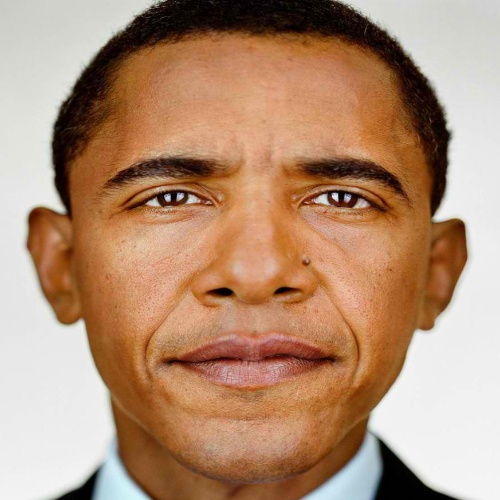
#> input picture rescaled_images/01.jpg, 500 x 500 px
$ python -i makeFeatureVector.py   (imports and definitions only)   (older library calls are emulated)
#> lines starting #> are read from the running program, lines starting #| are printed output that depends on the picture; after the words box and inside, x2 and y2 are one past the last pixel; in counts of white or black regions, pixels touching at a corner belong together
#> further down, picture is the input picture: shape (500, 500, 3); mean B, G, R 116.5, 142.8, 179.2
### colorConverter.py
import cv2
import numpy as np

def convert_image_color_space(image, output_space):
    """
    Converts an image from BGR color space to another using OpenCV.
    """
#> called with output_space = 'HSV'
    output_space = output_space.lower()

    # Define supported conversions in OpenCV
    conversion_code = {
        ('rgb'): cv2.COLOR_BGR2RGB,
        ('hsv'): cv2.COLOR_BGR2HSV,
        ('lab'): cv2.COLOR_BGR2LAB,
    }

    if output_space not in conversion_code:
        raise ValueError("Unsupported conversion")

    return cv2.cvtColor(image, conversion_code[output_space])
#> returned value: shape (500, 500, 3); mean H, S, V 16.4, 109.5, 179.9

### computeHistogram.py
import cv2
import numpy as np

def compute_edge_orientation_histogram(img, num_bins=9):
    """
    Computes a histogram of edge orientations using the Sobel operator.

    Parameters:
        img (np.ndarray): Input image (BGR or grayscale).
        num_bins (int): Number of bins for the orientation histogram.

    Returns:
        np.ndarray: 1D histogram with `num_bins` values.

        hog_vector = compute_edge_orientation_histogram(img) #TO CALL THE FUNCTION

    """
    # Convert to grayscale if needed
    if len(img.shape) == 3:
        gray = cv2.cvtColor(img, cv2.COLOR_BGR2GRAY)
    else:
        gray = img

    # Compute gradients along x and y axes
    gx = cv2.Sobel(gray, cv2.CV_64F, 1, 0, ksize=3)
    gy = cv2.Sobel(gray, cv2.CV_64F, 0, 1, ksize=3)

    # Compute magnitude and orientation of gradients
    magnitude = np.sqrt(gx**2 + gy**2)
    orientation = np.arctan2(gy, gx) * (180 / np.pi)  # in degrees
    orientation = (orientation + 180) % 180  # restrict to [0, 180)

    # Create histogram bins
    bin_edges = np.linspace(0, 180, num_bins + 1)
    hist = np.zeros(num_bins)

    # Fill histogram: weight by gradient magnitude
    for i in range(num_bins):
        mask = (orientation >= bin_edges[i]) & (orientation < bin_edges[i+1])
        hist[i] = np.sum(magnitude[mask])

    # Normalize the histogram
    if np.sum(hist) > 0:
        hist /= np.sum(hist)

    return hist

### makeFeatureVector.py
from colorConverter import convert_image_color_space
from computeHistogram import compute_edge_orientation_histogram
import statistics as stats
import cv2
import numpy as np

# TODO: decide what features to use

# TODO: extract those features, eg with OpenCV or pillow

# TODO: return the feature vector

# Function to convert to all color spaces
def convert(img):
    # Convert to HSV
    hsv = convert_image_color_space(img, 'HSV')

    # Convert to LAB
    lab = convert_image_color_space(img, 'LAB')
#> in convert_image_color_space (call 2), `return cv2.cvtColor(image, conversion_code[output_space])`: returned value: shape (500, 500, 3); mean of channels 0, 1, 2 157, 139.9, 148.3

    # Convert to YCrCb
    rgb = convert_image_color_space(img, 'RGB')

    return hsv, lab, rgb


# Help function to split channels
def split(img):
    c1, c2, c3 = cv2.split(img)
    return c1, c2, c3


# Function to compute the harmonic mean of each image
#def harmonic_mean(img_channel):
 #   return stats.harmonic_mean(img_channel)


def harmonic_mean(img_channel):
    flat = img_channel.flatten()
    flat = flat[flat > 0]  # Undvik division med noll
    if len(flat) == 0:
        return 0  # Om inga pixlar kvar, returnera 0
    return len(flat) / np.sum(1.0 / flat)


# Function to find center 9x9 patch of an image
def extract_center_patch(img):
    # Get the dimensions of the image
    height, width = img.shape[:2]
#> height = 500; width = 500

    # Calculate the center coordinates
    center_x = width // 2
#> center_x = 250
    center_y = height // 2
#> center_y = 250

    # Calculate the coordinates for the 9x9 patch
    start_x = max(center_x - 4, 0)
#> start_x = 246
    end_x = min(center_x + 5, width)
#> end_x = 255
    start_y = max(center_y - 4, 0)
#> start_y = 246
    end_y = min(center_y + 5, height)
#> end_y = 255

    # Extract the patch
    patch = img[start_y:end_y, start_x:end_x]

    return patch


# Function to create the feature vector
def makeFeatureVec(img):

    # Instantiate feature vector
    feature_vector = []

    # Convert to all color spaces
    hsv, lab, rgb = convert(img)

    # Get the 9x9 center patch
    lab_center = extract_center_patch(lab)
    rgb_center = extract_center_patch(rgb)

    # Split channels
    h, s, v = split(hsv)
    l, a, b = split(lab)
    r, g, bb = split(rgb)
#> in split (call 3), `c1, c2, c3 = cv2.split(img)`:
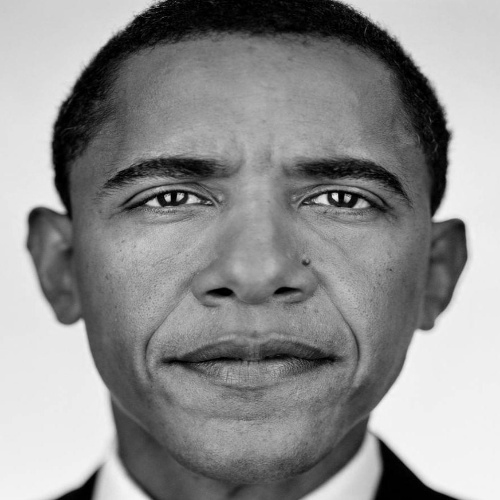
#> c2: shape (500, 500); min 0, max 247, mean 142.8
#> in split (call 3), `c1, c2, c3 = cv2.split(img)`:
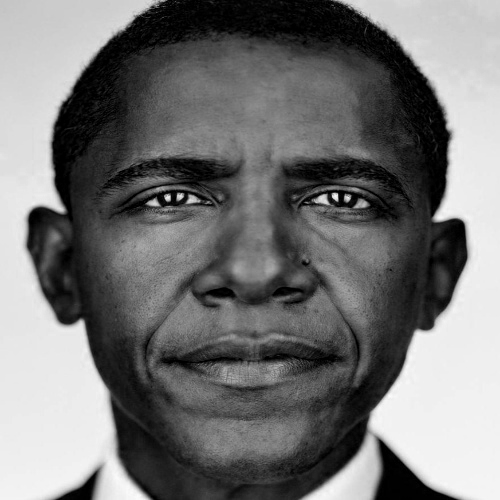
#> c3: shape (500, 500); min 0, max 255, mean 116.5

    # Compute the harmonic mean of each channel
    h_mean = harmonic_mean(h)
#> h_mean = 12.37
    feature_vector.append(h_mean)
    s_mean = harmonic_mean(s)
#> s_mean = 26.82
    feature_vector.append(s_mean)
    v_mean = harmonic_mean(v)
#> v_mean = 74.75
    feature_vector.append(v_mean)
    l_mean = harmonic_mean(l)
#> l_mean = 43.08
    feature_vector.append(l_mean)
    a_mean = harmonic_mean(a)
#> a_mean = 139.1
    feature_vector.append(a_mean)
    b_mean = harmonic_mean(b)
#> b_mean = 146.3
    feature_vector.append(b_mean)
    r_mean = harmonic_mean(r)
#> r_mean = 74.16
    feature_vector.append(r_mean)
    g_mean = harmonic_mean(g)
#> g_mean = 42.51
    feature_vector.append(g_mean)
    bb_mean = harmonic_mean(bb)
#> bb_mean = 28.03
    feature_vector.append(bb_mean)

    # Split center patches channels
    l_center, a_center, b_center = split(lab_center)
    r_center, g_center, bb_center = split(rgb_center)

    # Compute average L in center patch of LAB
    l_center_mean = harmonic_mean(l_center)
#> l_center_mean = 176.8
    feature_vector.append(l_center_mean)

    # Compute harmonic mean of rgb center patch
    r_center_mean = harmonic_mean(r_center)
#> r_center_mean = 217.5
    feature_vector.append(r_center_mean)
    g_center_mean = harmonic_mean(g_center)
#> g_center_mean = 155.3
    feature_vector.append(g_center_mean)
    bb_center_mean = harmonic_mean(bb_center)
#> bb_center_mean = 118.5
    feature_vector.append(bb_center_mean)

    # Get the histogram vector
    hist = compute_edge_orientation_histogram(img)
#> in compute_edge_orientation_histogram, `gx = cv2.Sobel(gray, cv2.CV_64F, 1, 0, ksize=3)`:
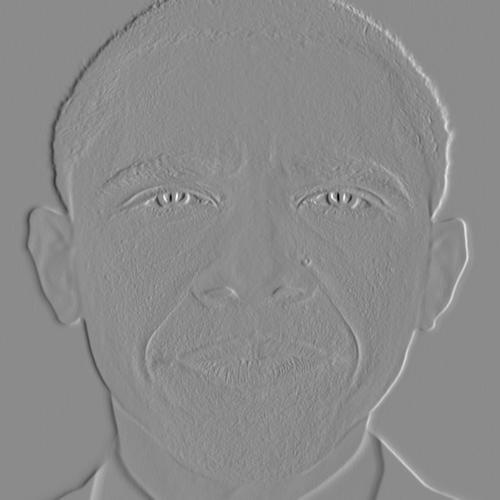
#> gx: shape (500, 500) float64; min -832, max 691, mean 0.1; drawn with min black and max white
#> in compute_edge_orientation_histogram, `gy = cv2.Sobel(gray, cv2.CV_64F, 0, 1, ksize=3)`:
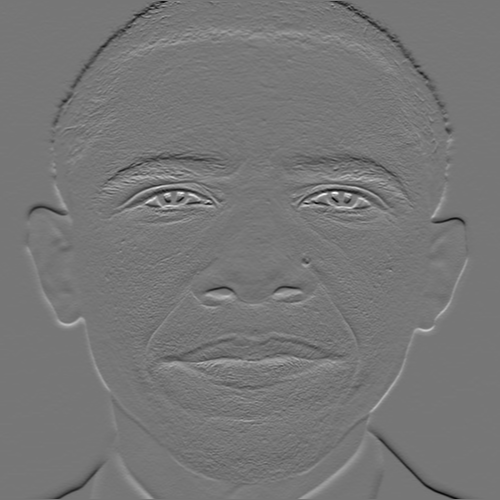
#> gy: shape (500, 500) float64; min -585, max 670, mean -0.3; drawn with min black and max white
#> in compute_edge_orientation_histogram, `orientation = (orientation + 180) % 180`:
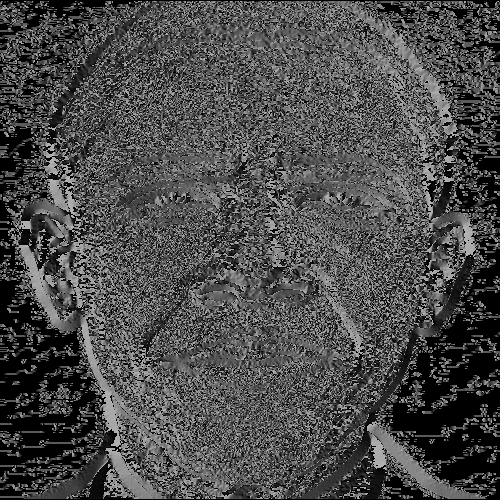
#> orientation: shape (500, 500) float64; min 0, max 179.9, mean 75.6
#> the loop in compute_edge_orientation_histogram, `for i in range(num_bins):` made 9 passes
#> pass 1, in compute_edge_orientation_histogram, `mask = (orientation >= bin_edges[i]) & (orientation < bin_edges[i+1])`:
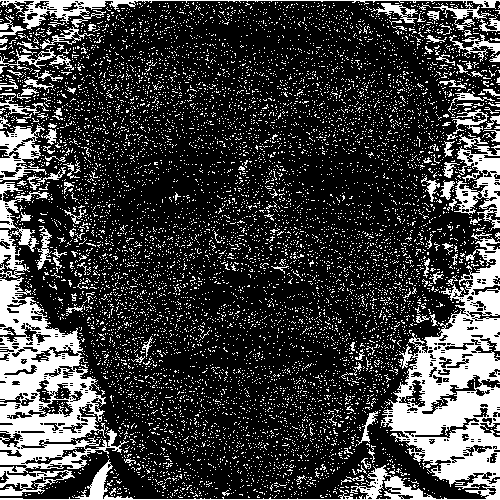
#> mask: shape (500, 500) bool; 24.2% white; 9211 white regions (9089 under 20 px), largest, box (x1, y1, x2, y2) and area: (0, 237, 500, 500) 15618, (0, 277, 129, 496) 11302, (0, 0, 500, 30) 2266
#> pass 3, in compute_edge_orientation_histogram, `mask = (orientation >= bin_edges[i]) & (orientation < bin_edges[i+1])`:
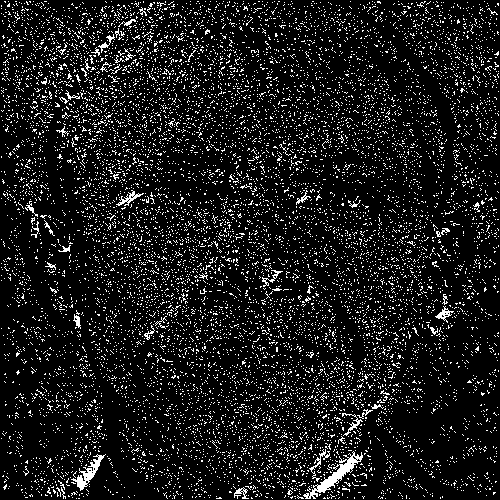
#> mask: shape (500, 500) bool; 10.3% white in thin lines or dots
#> after the loop in compute_edge_orientation_histogram, `for i in range(num_bins):`: hist = [1082758.3, 951568.1, 1023909.4, 1151067.4, 1275253.4, 1112222.9, 987133.7, 905820.8, 1023757.1]
#> in compute_edge_orientation_histogram, `hist /= np.sum(hist)`: hist = [0.114, 0.1, 0.108, 0.121, 0.134, 0.117, 0.104, 0.0952, 0.108]

    # concatenate histogram with feature vector
    feature_vector = np.concatenate((feature_vector, hist))
#> feature_vector = 22 values, max 217.5 at index 10, min 0.0952 at index 20, mean 57.1

    print(feature_vector)
#| [1.23728955e+01 2.68216571e+01 7.47499623e+01 4.30783422e+01
#|  1.39138232e+02 1.46328369e+02 7.41645954e+01 4.25081386e+01
#|  2.80251936e+01 1.76758017e+02 2.17509424e+02 1.55289406e+02
#|  1.18478280e+02 1.13812926e-01 1.00023023e-01 1.07627095e-01
#|  1.20993168e-01 1.34046837e-01 1.16910064e-01 1.03761457e-01
#|  9.52143446e-02 1.07611087e-01]

    return feature_vector


>>> import cv2
>>> picture = cv2.imread('rescaled_images/01.jpg')
>>> result = makeFeatureVec(picture)
#> result has the same summary as feature_vector in makeFeatureVec

$ run again, on rescaled_images/03.jpg
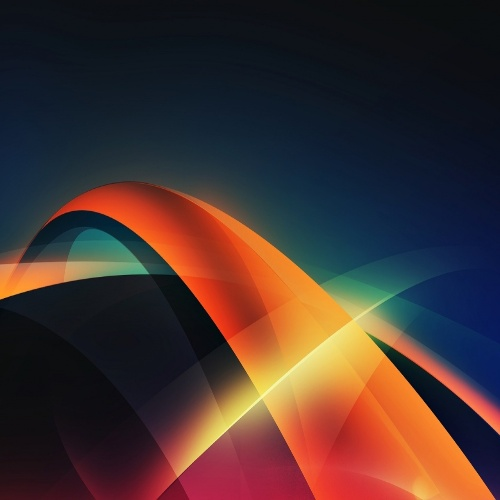
#> input picture rescaled_images/03.jpg, 500 x 500 px
#> picture is the input picture: shape (500, 500, 3); mean B, G, R 47.3, 50.2, 70.5
#> in split (call 3), `c1, c2, c3 = cv2.split(img)`:
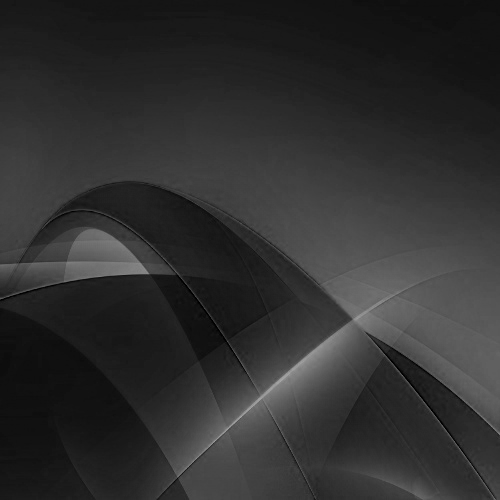
#> c3: shape (500, 500); min 0, max 167, mean 47.3
#> h_mean = 23.36
#> s_mean = 122.1
#> v_mean = 44.24
#> l_mean = 25.48
#> a_mean = 135.9
#> b_mean = 128.7
#> r_mean = 20.9
#> g_mean = 28.56
#> bb_mean = 36.11
#> l_center_mean = 149.6
#> r_center_mean = 235.2
#> g_center_mean = 97.29
#> bb_center_mean = 29.77
#> the loop in compute_edge_orientation_histogram, `for i in range(num_bins):` made 9 passes
#> pass 3, in compute_edge_orientation_histogram, `mask = (orientation >= bin_edges[i]) & (orientation < bin_edges[i+1])`:
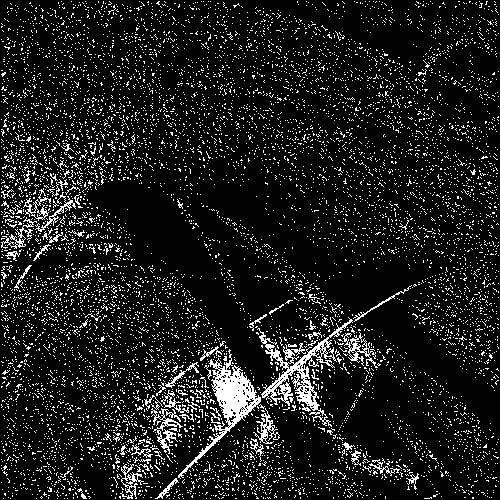
#> mask: shape (500, 500) bool; 11% white in thin lines or dots
#> after the loop in compute_edge_orientation_histogram, `for i in range(num_bins):`: hist = [125814.9, 193482.4, 401408.6, 308733.4, 409252, 304013, 664631.3, 550792.4, 103808.4]
#> in compute_edge_orientation_histogram, `hist /= np.sum(hist)`: hist = [0.0411, 0.0632, 0.131, 0.101, 0.134, 0.0993, 0.217, 0.18, 0.0339]
#> feature_vector = 22 values, max 235.2 at index 10, min 0.0339 at index 21, mean 49.02
#| [2.33593412e+01 1.22142515e+02 4.42437162e+01 2.54810599e+01
#|  1.35946301e+02 1.28698937e+02 2.08994566e+01 2.85602652e+01
#|  3.61139269e+01 1.49641972e+02 2.35243724e+02 9.72854251e+01
#|  2.97664814e+01 4.10899913e-02 6.31895539e-02 1.31096328e-01
#|  1.00829463e-01 1.33657909e-01 9.92878180e-02 2.17062389e-01
#|  1.79883687e-01 3.39028615e-02]
#> result has the same summary as feature_vector in makeFeatureVec

$ run again, on rescaled_images/04.jpg
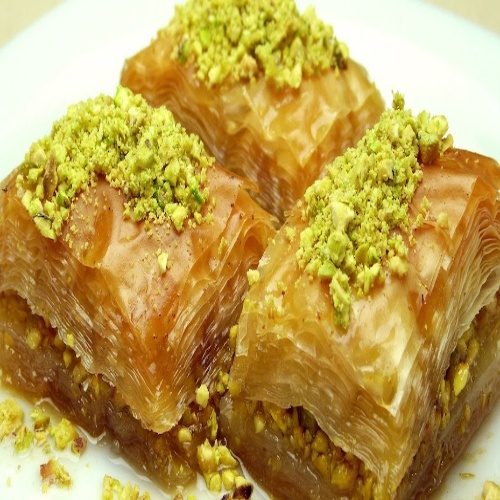
#> input picture rescaled_images/04.jpg, 500 x 500 px
#> picture is the input picture: shape (500, 500, 3); mean B, G, R 80.9, 157.7, 187.7
#> h_mean = 21.4
#> s_mean = 51.7
#> v_mean = 174.6
#> l_mean = 145
#> a_mean = 130.9
#> b_mean = 168.3
#> r_mean = 173.9
#> g_mean = 123.3
#> bb_mean = 21.27
#> l_center_mean = 117.5
#> r_center_mean = 172
#> g_center_mean = 84.53
#> bb_center_mean = 3.71
#> the loop in compute_edge_orientation_histogram, `for i in range(num_bins):` made 9 passes
#> pass 3, in compute_edge_orientation_histogram, `mask = (orientation >= bin_edges[i]) & (orientation < bin_edges[i+1])`:
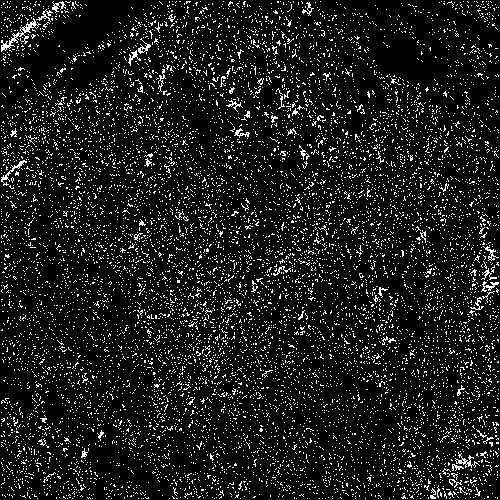
#> mask: shape (500, 500) bool; 9.9% white in thin lines or dots
#> after the loop in compute_edge_orientation_histogram, `for i in range(num_bins):`: hist = [2823071.6, 2462934.1, 1658804.9, 1276172.9, 1238412.6, 1392980.4, 1857865.4, 2216399.8, 2400715]
#> in compute_edge_orientation_histogram, `hist /= np.sum(hist)`: hist = [0.163, 0.142, 0.0957, 0.0737, 0.0715, 0.0804, 0.107, 0.128, 0.139]
#> feature_vector = 22 values, max 174.6 at index 2, min 0.0715 at index 17, mean 63.14
#| [2.14031708e+01 5.17005520e+01 1.74591129e+02 1.45024966e+02
#|  1.30899072e+02 1.68272960e+02 1.73916690e+02 1.23297969e+02
#|  2.12680805e+01 1.17517076e+02 1.72007850e+02 8.45315724e+01
#|  3.71455003e+00 1.62925695e-01 1.42141363e-01 9.57332901e-02
#|  7.36507546e-02 7.14715230e-02 8.03919714e-02 1.07221516e-01
#|  1.27913326e-01 1.38550560e-01]
#> result has the same summary as feature_vector in makeFeatureVec
